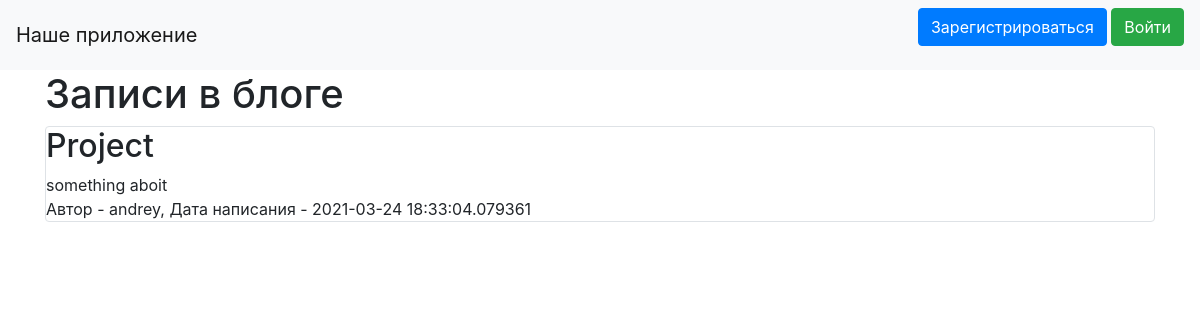
Before: / with the older database file.
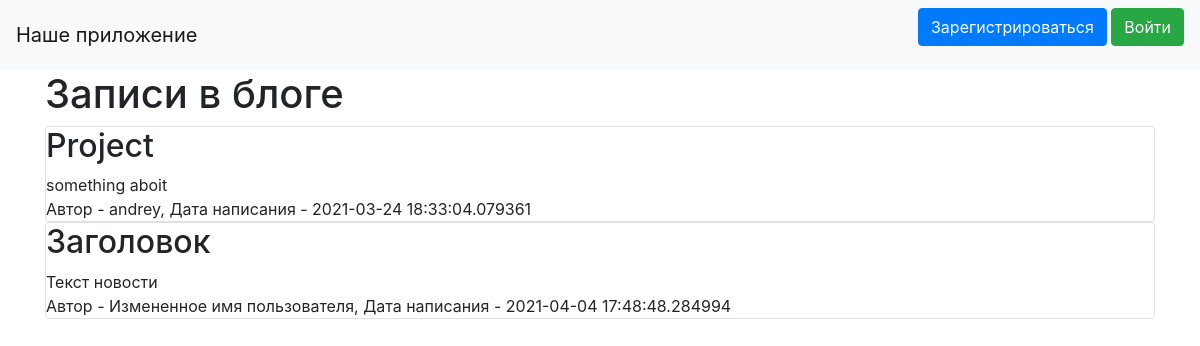
After: the same page with the newer database file.
### data/news.py (models this page shows)
class News(SqlAlchemyBase, SerializerMixin):
    __tablename__ = 'news'
    id = sqlalchemy.Column(sqlalchemy.Integer,
                           primary_key=True, autoincrement=True)
    title = sqlalchemy.Column(sqlalchemy.String, nullable=True)
    content = sqlalchemy.Column(sqlalchemy.String, nullable=True)
    created_date = sqlalchemy.Column(sqlalchemy.DateTime,
                                     default=datetime.datetime.now)
    is_private = sqlalchemy.Column(sqlalchemy.Boolean, default=True)
    user_id = sqlalchemy.Column(sqlalchemy.Integer,
                                sqlalchemy.ForeignKey("users.id"))
    user = orm.relation('User')
    categories = orm.relation("Category",
                          secondary="association",
                          backref="news")

### data/users.py (models this page shows, shortened)
class User(SqlAlchemyBase, UserMixin, SerializerMixin):
    __tablename__ = 'users'
    id = sqlalchemy.Column(sqlalchemy.Integer,
                           primary_key=True, autoincrement=True)
    name = sqlalchemy.Column(sqlalchemy.String, nullable=True)
    about = sqlalchemy.Column(sqlalchemy.String, nullable=True)
    email = sqlalchemy.Column(sqlalchemy.String,
                              index=True, unique=True, nullable=True)
    hashed_password = sqlalchemy.Column(sqlalchemy.String, nullable=True)
    created_date = sqlalchemy.Column(sqlalchemy.DateTime,
                                     default=datetime.datetime.now)
    news = orm.relation("News", back_populates='user')

### main.py (the view)
@app.route("/")
def index():
    db_sess = db_session.create_session()
    if current_user.is_authenticated:
        news = db_sess.query(News).filter(
            (News.user == current_user) | (News.is_private != True))
    else:
        news = db_sess.query(News).filter(News.is_private != True)
    return render_template("index.html", news=news)

### data/db_session.py (called while the page is built)
def create_session() -> Session:
    global __factory
    return __factory()

### templates/index.html (shortened to what this page needs)
{% extends "base.html" %}
{% block content %}
<h1>Записи в блоге</h1>
{% for item in news%}
<div class="col-md6 border rounded">
    <h2>{{item.title}}</h2>
    <div>
        {{item.content}}
    </div>
    <div>
        Автор - {{item.user.name}}, Дата написания - {{item.created_date}}
    </div>
</div>
{% endfor %}
{% endblock %}

Changed rows visible on the page:
added News: title "Заголовок", content "Текст новости", user.name "Измененное имя пользователя", created_date "2021-04-04 17:48:48.284994"
